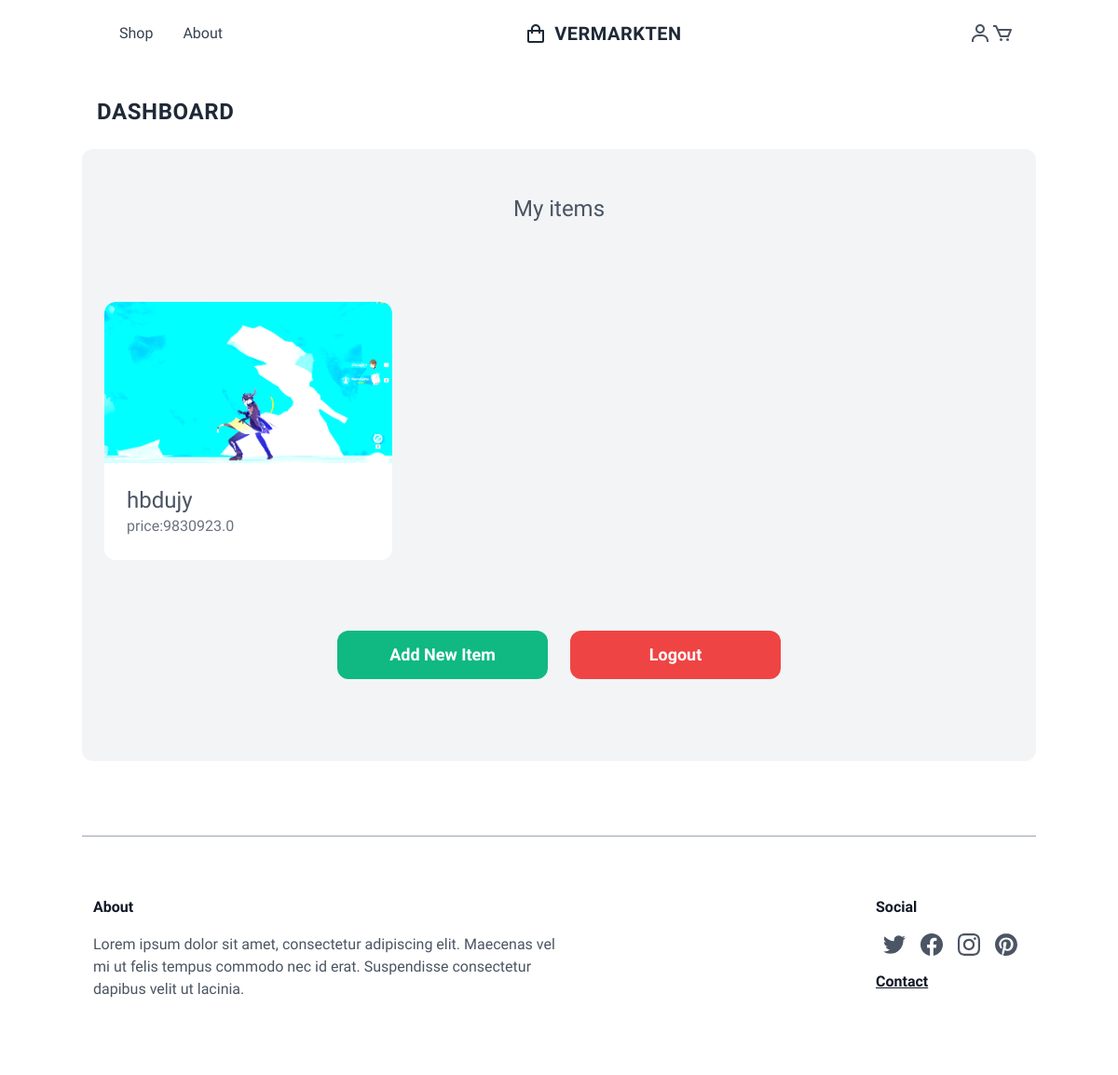
Screenshot of /dashboard (signed in) with the database file from the repository.
### home/models.py (models this page shows, shortened)
class Item(models.Model):
 catagory=models.ForeignKey(Category,related_name="item",on_delete=models.CASCADE)
 name=models.CharField(max_length=255)
 description=models.TextField(blank=True,null=True)
 price=models.FloatField()
 image=models.ImageField(blank=True,null=True)
 is_sold=models.BooleanField(default=False)
 created_by=models.ForeignKey(User,related_name="item",on_delete=models.CASCADE)
 created_at=models.DateTimeField( auto_now_add=True)

### home/views.py (the view)
@login_required
def dashboard(request):
    items=models.Item.objects.filter(created_by=request.user)
    return render(request, 'dashboard.html',{
        'items':items
    })

### templates/dashboard.html (shortened to what this page needs)
{%extends 'base.html' %}
{% load static %}
{%block content%}
<a class="uppercase tracking-wide no-underline hover:no-underline font-bold text-gray-800 text-2xl px-4 " href="{% url 'index' %}">
				Dashboard
			</a>
  <div class="mt-6 px-6 py-12 bg-gray-100 rounded-xl w-full">
      {% if not item %}
       <h2 class="mb-12 text-2xl text-center">My items</h2>
       <div class="md:grid md: grid-cols-3  gap-6 rounded-xl">
           {%for item in items%}
               <div class="w-full  max-w-sm mx-auto my-9 bg-white rounded-xl overflow-hidden hover:grow hover:shadow-lg">
                   <a href="{% url 'detail' item.id %}" class="h-full w-full">
                       <div >
                           {% if item.image %}
       <img src="{{ item.image.url }}" class="rounded-t-xl">
       {% else %}
       <img src="{% static 'profile/images/Screenshot 2024-04-26 232950.png' %}" class="rounded-t-xl">
       {% endif %}
                       </div>
                       <div class="p-6 bg-white rounded-b-xl">
                           <h2 class="text-2xl">{{item.name}}</h2>
                           <p class="text-gray-500">price:{{item.price}}</p>
                       </div>
                   </a>
               </div>
           {% endfor%}
       </div>
      {%endif%}
      <div class="bg-gray-100 grid gap-2 sm:grid sm:grid-cols-4 md:gap-6 rounded-xl py-10">
       <a href="{%url 'new'%}" class=" text-center inline px-6 py-3 md:text-lg text-sm  font-semibold bg-green-500 hover:bg-green-700 text-white rounded-xl">
            Add New Item
       </a>
       <a href="{%url 'logout'%}" class=" text-center inline px-6 py-3 text-sm md:text-lg  font-semibold bg-red-500 text-white rounded-xl">
            Logout
       </a>
          </div>
              </div>
{% endblock %}

### templates/base.html (style rules this page uses)
.work-sans { font-family: 'Work Sans', sans-serif; }
.hover\:grow { transition: all 0.3s; transform: scale(1); }

### rows the page displays
Item: image (picture), name "hbdujy", price "9830923.0"
